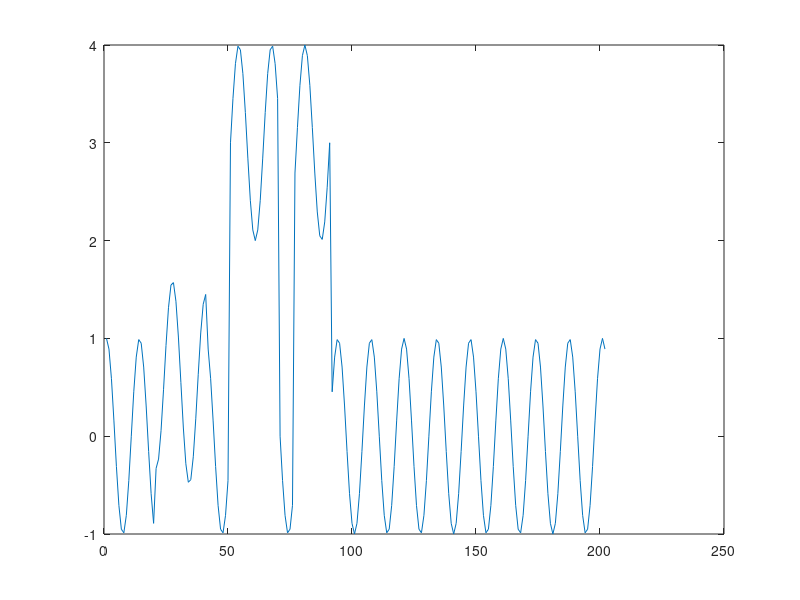

Recreate this plot in MATLAB.
for i=0:201
  x(i+1)=cos(3*pi*i/20);
  if(i>=50 & i <= 90 & ~(i>= 70 & i<= 75))
    x(i+1) = x(i+1) + 3;
  end
  if(i>=20 & i<= 40) 
      x(i+1) = x(i+1) + exp(-i/50);
  end
end
xlabel('time')
ylabel('amplitude')
plot(x)
